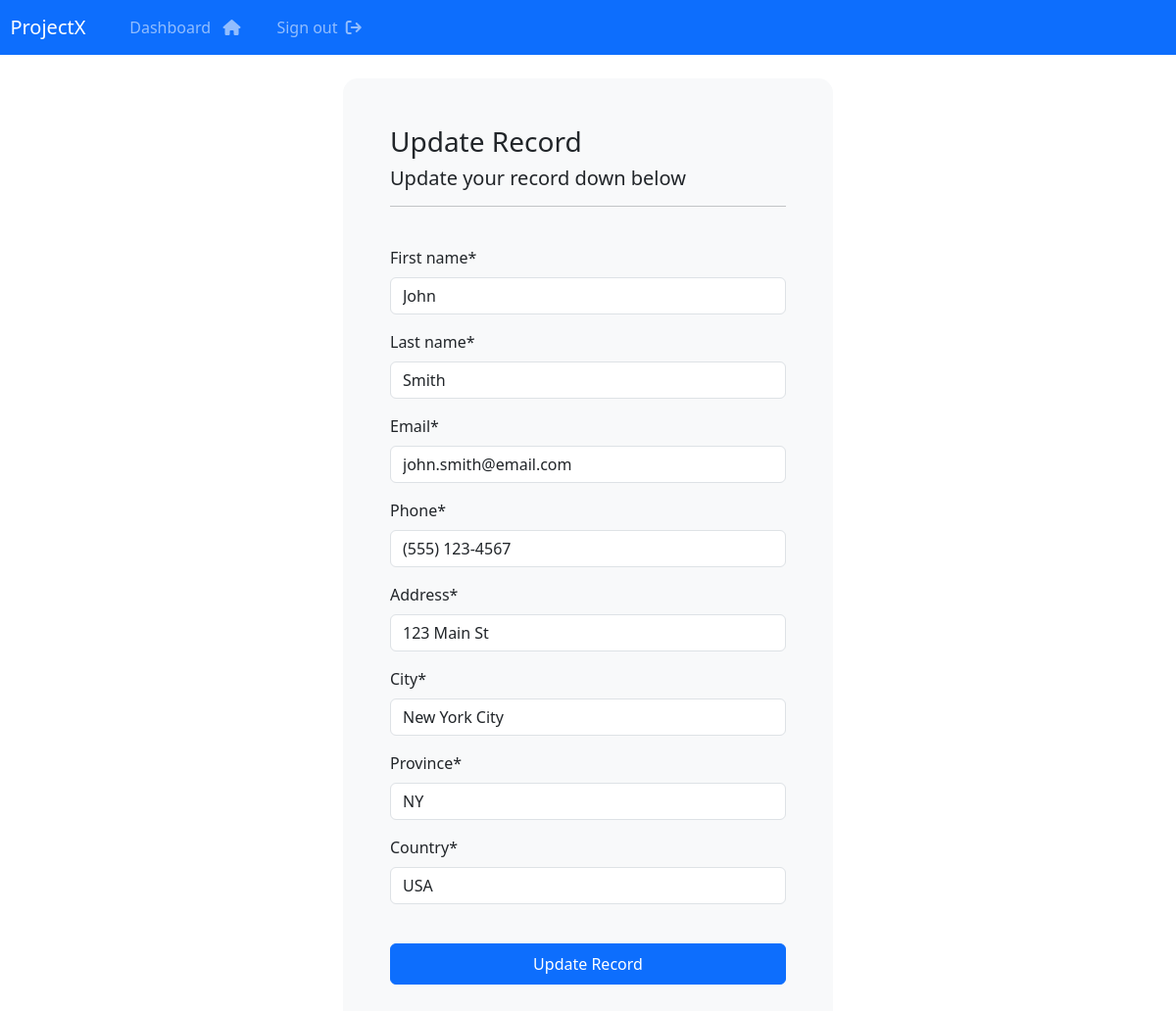
Page /update-record/2 (signed in) on the committed database.
### webapp/models.py (models this page shows, shortened)
class Record(models.Model):
    creation_date = models.DateTimeField(auto_now_add = True)
    first_name = models.CharField(max_length = 100)
    last_name = models.CharField(max_length = 100)
    email = models.CharField(max_length = 255)
    phone = models.CharField(max_length = 20)
    address = models.CharField(max_length = 300)
    city = models.CharField(max_length = 255)
    province = models.CharField(max_length = 200)
    country = models.CharField(max_length = 125)

### webapp/views.py (the view)
# urls.py: path('update-record/<int:pk>', views.update_record, name='update-record'),    #UPDATE
@login_required(login_url='my-login')
def update_record(request, pk):
    record = Record.objects.get(id = pk)
    form = UpdateRecordForm(instance=record)
    if request.method == 'POST':
        form = UpdateRecordForm(request.POST, instance=record )
        if form.is_valid():
            form.save()
            return redirect('dashboard')
    context = {'form': form }
    return render(request, 'webapp/update-record.html', context=context)

### webapp/forms.py
class UpdateRecordForm(forms.ModelForm):
    class Meta:
        model = Record
        fields = ['first_name', 'last_name', 'email', 'phone', 'address', 'city', 'province', 'country']

### webapp/templates/webapp/update-record.html (shortened to what this page needs)
{% extends 'webapp/base.html' %}
{% load crispy_forms_tags %}
{% block content %}
  <div class="container bg-light shadow-md p-5 form-layout">
    <h3>Update Record</h3>
    <h5>Update your record down below</h5>
    <hr />
    <br />
    <form method="post" autocomplete="off">
      {{ form|crispy }}
      <br />
      <button class="btn btn-primary w-100 btn-block p-2" type="submit">Update Record</button>
    </form>
  </div>
{% endblock %}

### static/css/styles.css (style rules this page uses)
.form-layout { border-radius: 15px; width: 500px; }

### rows in the picture
Record: first_name "John", last_name "Smith", email "john.smith@email.com", phone "(555) 123-4567", address "123 Main St", city "New York City", province "NY", country "USA"
